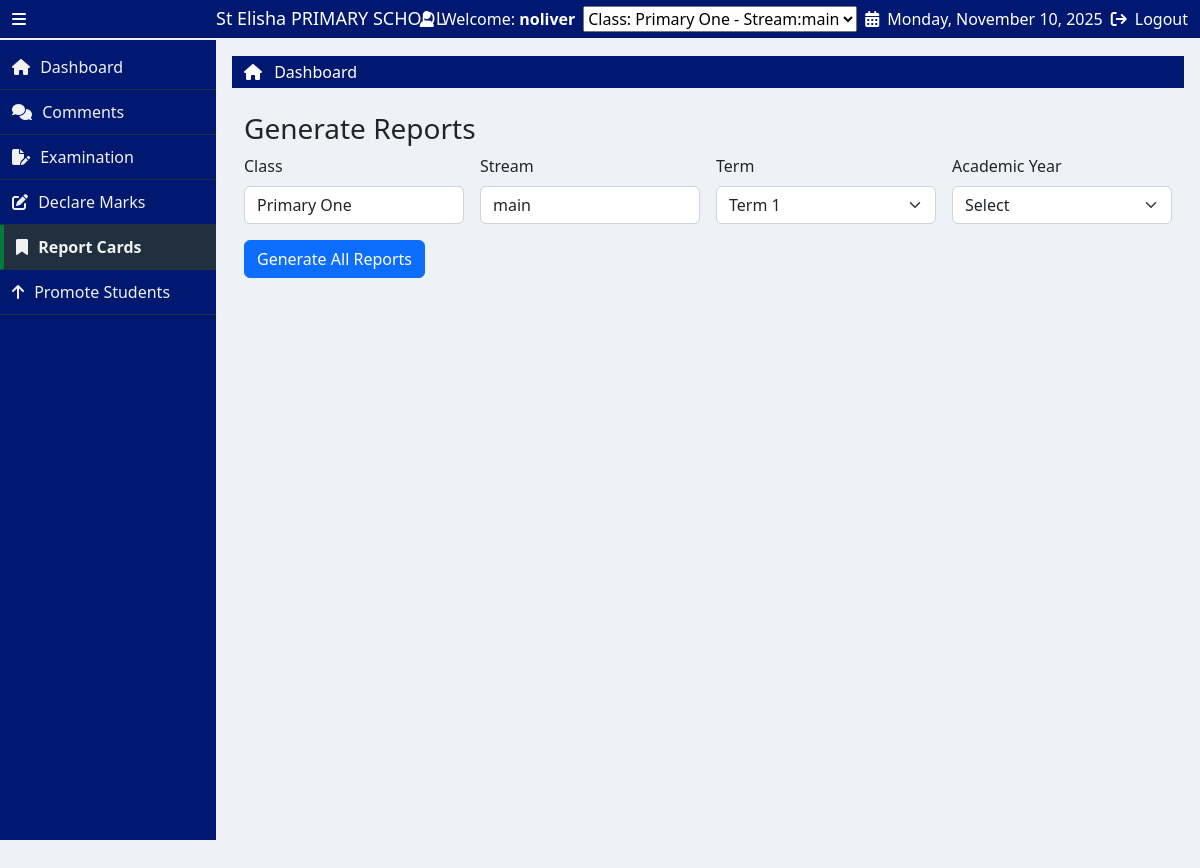
Page /reports.php?term_id=8 (signed in) on the committed database.
### tables this page shows
CREATE TABLE `school_profile` (
  `profile_id` int(11) NOT NULL,
  `school_name` varchar(255) DEFAULT NULL,
  `address` varchar(255) DEFAULT NULL,
  `phone_1` varchar(255) DEFAULT NULL,
  `phone_2` int(11) DEFAULT NULL,
  `email` varchar(255) DEFAULT NULL,
  `motto` varchar(255) DEFAULT NULL,
  `profile_image` varchar(255) DEFAULT NULL
);

CREATE TABLE `classes` (
  `id` int(11) NOT NULL,
  `class_name` varchar(255) DEFAULT NULL,
  `prefix` varchar(255) DEFAULT NULL,
  `LEVEL` varchar(255) DEFAULT NULL
);

CREATE TABLE `streams` (
  `id` int(11) NOT NULL,
  `class_id` int(11) DEFAULT NULL,
  `stream_name` varchar(100) DEFAULT NULL
);

### reports.php (the view, shortened to what this page needs)
<?php
include("partials/header.php");
function iint($v){ return intval($v ?? 0); }
$role = $_SESSION['role'] ?? '';
$session_class  = $_SESSION['class_id'] ?? null;
$session_stream = $_SESSION['stream_id'] ?? null;
$sel_class  = $session_class;
$sel_stream = $session_stream;
$sel_term   = $_GET['term_id'] ?? $_POST['term_id'] ?? null;
$sel_year   = $_GET['academic_year'] ?? $_POST['academic_year'] ?? null;
if (!$sel_class || !$sel_stream || !$sel_term || !$sel_year) {
    $classes = mysqli_query($conn, "SELECT id, class_name FROM classes ORDER BY id");
    $terms   = mysqli_query($conn, "SELECT term_id, term_name FROM terms ORDER BY term_id");
    ?>
    <div class="container my-4">
      <h3>Generate Reports</h3>
  <form method="POST">
    <div class="row g-3">
      <?php if ($role === 'admin'): ?>
        <div class="col-md-3">
          <label class="form-label">Class</label>
          <select id="classSelect" name="class_id" class="form-select" required>
            <option value="">Choose class</option>
            <?php while($c = mysqli_fetch_assoc($classes)): ?>
              <option value="<?php echo $c['id'] ?>" <?php echo ($sel_class==$c['id']?'selected':''); ?>>
                  <?php echo htmlspecialchars($c['class_name']) ?>
              </option>
            <?php endwhile; ?>
          </select>
        </div>
        <div class="col-md-3">
          <label class="form-label">Stream</label>
          <select id="streamSelect" name="stream_id" class="form-select" required>
            <option value="">Choose stream</option>
          </select>
        </div>
      <?php else: ?>
        <div class="col-md-3">
          <label class="form-label">Class</label>
          <input class="form-control" readonly value="<?php echo htmlspecialchars(mysqli_fetch_assoc(mysqli_query($conn, "SELECT class_name FROM classes WHERE id=".iint($sel_class)." LIMIT 1"))['class_name'] ?? '') ?>">
        </div>
        <div class="col-md-3">
          <label class="form-label">Stream</label>
          <input class="form-control" readonly value="<?php echo htmlspecialchars(mysqli_fetch_assoc(mysqli_query($conn, "SELECT stream_name FROM streams WHERE id=".iint($sel_stream)." LIMIT 1"))['stream_name'] ?? '') ?>">
        </div>
      <?php endif; ?>
      <div class="col-md-3">
        <label class="form-label">Term</label>
        <select name="term_id" class="form-select" required>
          <?php while($t = mysqli_fetch_assoc($terms)): ?>
            <option value="<?php echo $t['term_id'] ?>" <?php echo ($sel_term==$t['term_id']?'selected':''); ?>>
                <?php echo htmlspecialchars($t['term_name']) ?>
            </option>
          <?php endwhile; ?>
        </select>
      </div>
     <div class="col-md-3">
      <label class="form-label">Academic Year</label>
      <select name="academic_year" class="form-select" required>
        <option value="" disabled <?php echo empty($sel_year) ? 'selected' : ''; ?>>Select</option>
      </select>
    </div>
    </div>
    <div class="mt-3">
      <button class="btn btn-primary" name="filter_reports">Generate All Reports</button>
    </div>
  </form>
</div>
    </div>
    <?php
    include("partials/footer.php");
    exit;
}
?>
<?php include("partials/footer.php"); ?>

### partials/header.php (shortened to what this page needs)
<?php
  include("NotLoggedin.php");
  function isActive($page) {
      $currentPage = basename($_SERVER['PHP_SELF']);
      return $currentPage === $page ? 'active-link' : '';
  }
?>
<!doctype html>
<html lang="en">
  <head>
    <link href="https://cdn.jsdelivr.net/npm/bootstrap@5.2.3/dist/css/bootstrap.min.css" rel="stylesheet">
    <link rel="stylesheet" href="https://cdn.datatables.net/2.3.3/css/dataTables.dataTables.css">
    <link rel="stylesheet" href="https://cdnjs.cloudflare.com/ajax/libs/toastr.js/latest/toastr.min.css">
    <link rel="stylesheet" href="css/style.css">
  </head>
  <body>
    <main>
      <div class="container-fluid">
        <div class="row align-items-center py-2">
          <div class="col-lg-3 d-flex align-items-center gap-3 top-left">
            <i class="fa-solid fa-bars icon-bar" id="icon"></i>
            <h3 class="text-capitalize name mb-0" id="name">
              <?php
                $school_profile = "SELECT * FROM school_profile";
                $execute = mysqli_query($conn, $school_profile);
                $row = mysqli_fetch_assoc($execute);
                $school_name = $row['school_name'];
              ?>
              <?php echo $school_name ?> PRIMARY SCHOOL
            </h3>
          </div>
          <div class="col-lg-9 d-flex justify-content-end gap-4 top-right">
            <div class="d-flex align-items-center gap-2 sect_1">
              <i class="fa-solid fa-user"></i>
              <span>Welcome: <strong><?php echo htmlspecialchars($_SESSION['username']); ?></strong></span>
              <?php if (!empty($_SESSION['assignments'])): ?>
                <select name="current_assignment" onchange="location.href='switch_class.php?index='+this.value">
                    <?php foreach ($_SESSION['assignments'] as $index => $assign): ?>
                        <option value="<?php echo $index; ?>"
                            <?php echo ($_SESSION['class_id'] == $assign['class_id']) ? 'selected' : ''; ?>>
                            Class: <?php echo htmlspecialchars($assign['class_name']); ?> -
                        </option>
                    <?php endforeach; ?>
                </select>
            <?php endif; ?>
            <div class="d-flex align-items-center gap-2">
              <i class="fa-solid fa-calendar-days"></i>
              <span><?php echo date('l, F j, Y'); ?></span>
            </div>
            <div class="d-flex align-items-center gap-2">
              <i class="fa-solid fa-arrow-right-from-bracket"></i>
              <a href="logout.php" class="text-decoration-none text-white">Logout</a>
            </div>
          </div>
        </div>
      </div>
    </main>
    <div class="container-fluid p-0">
      <div class="row g-0">
        <div class="left-bar" id="left-bar">
          <a href="<?php echo SITEURL ?>" class="lists gap-3 <?php echo isActive('index.php'); ?>">
            <i class="fa-solid fa-house"></i>
            <span class="text-capitalize side-text">dashboard</span>
          </a>
          <a href="<?php
                  echo SITEURL;
                  echo $_SESSION['role'] === 'admin' ? 'select_class_stream.php' : 'selectcomment_exam.php';
                ?>"
            class="<?php echo isActive($_SESSION['role'] === 'admin' ? 'select_class_stream.php' : 'selectcomment_exam.php'); ?>">
              <i class="fa-solid fa-comments"></i>
              <span class="text-capitalize side-text">comments</span>
          </a>
          <a href="<?php echo SITEURL ?>examination.php" class="<?php echo isActive('examination.php'); ?>">
            <i class="fa-solid fa-file-pen"></i>
            <span class="text-capitalize side-text">examination</span>
          </a>
          <a href="<?php echo SITEURL ?>addScore.php" class="<?php echo isActive('addScore.php'); ?>">
            <i class="fa-solid fa-pen-to-square"></i>
            <span class="text-capitalize side-text">declare marks</span>
          </a>
          <a href="<?php echo SITEURL ?>reports.php" class="<?php echo isActive('reports.php'); ?>">
            <i class="fa-solid fa-bookmark"></i>
            <span class="text-capitalize side-text">report cards</span>
          </a>
          <?php if (isset($_SESSION['role']) && $_SESSION['role'] === 'class_teacher'): ?>
            <a href="<?php echo SITEURL ?>promote_students.php" class="<?php echo isActive('promote_students.php'); ?>">
              <i class="fa-solid fa-arrow-up"></i>
              <span class="text-capitalize side-text">Promote students</span>
            </a>
          <?php endif; ?>
        </div>
        <div class="right-bar" id="right-bar">
          <div class="container-fluid pt-1 pb-1" style="background-color: #001870;">
            <ul class="list-unstyled mb-0 dashboard">
              <li>
                <i class="fa-solid fa-house" style="color: #fff;"></i>
                <a href="<?php echo SITEURL ?>" class="text-capitalize text-white ms-2 text-decoration-none">Dashboard</a>
              </li>
            </ul>
          </div>

### css/style.css (style rules this page uses)
:root { --primary-color: #001870; --secondary-color: #0095486c; --tertiary-color: #430d0d; --border-color: #f1f1f1; --background-color: #222f3e; --hover-color: #007a3d; --backgroundColor: #EEF1F5; }
* { padding: 0; margin: 0; box-sizing: border-box; }
body { background-color: var(--backgroundColor); }
.icon-bar { cursor: pointer; }
main { width: 100%; color: #fff; background-color: var(--primary-color); height: 40px; border-bottom: 2px solid var(--border-color); display: flex; align-items: center; position: fixed; left: 0; top: 0; z-index: 1; }
.name { font-size: 18px; position: absolute; left: 18%; transition: all 1s; }
.left-bar { height: auto; width: 18%; background-color: var(--primary-color); transition: width 0.3s ease; padding-top: 5px; overflow-y: auto; margin-top: 40px; overflow-y: hidden; }
.left-bar .side-text { color: var(--border-color); }
.left-bar a { display: block; padding: 10px 12px; width: 100%; box-sizing: border-box; color: var(--border-color); text-decoration: none; transition: background-color 0.3s ease; border-bottom: 1px solid var(--background-color) ; }
.left-bar a.active-link { background-color: var(--background-color); font-weight: bold; border-left: 4px solid var(--hover-color); width: 100%; }
.left-bar span { padding-left: 6px; }
.right-bar { margin-top: 40px; height: 100vh; width: 82%; transition: all 1s; padding: 16px; }

### rows in the picture
school_profile: school_name "St Elisha"
classes: class_name "Primary One"
streams: stream_name "main"

### other values in the picture
$_SESSION['username'] "noliver"
form field term_id "Term 1"
